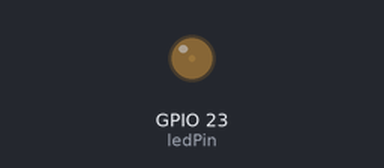
Simulated run of this program. Board: Raspberry Pi (BCM pin numbers). On the bench: output pins drawn as LEDs (lit = HIGH).

Above: at 0.05 s.
At 0.9 s:
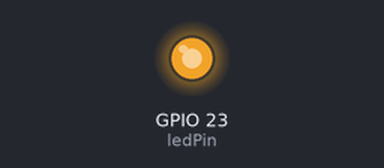
At 1.35 s:
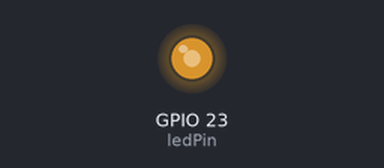
At 1.75 s:
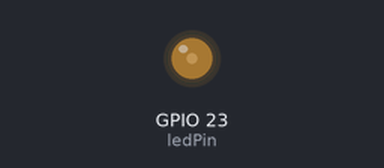
Timing chart, 0 to 4.6 s (numbered marks = the images above):
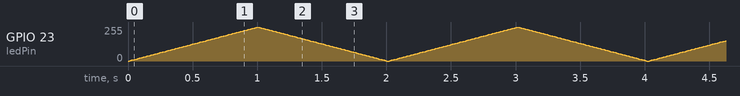

The program:

led_pwm.py
```python
import RPi.GPIO as GPIO
import time

GPIO.setmode(GPIO.BCM)

ledPin = 23

GPIO.setup(ledPin, GPIO.OUT)
pwm = GPIO.PWM(ledPin, 1000)
pwm.start(0)

while True:
    try:
        for i in range(100):
            pwm.ChangeDutyCycle(i)
            time.sleep(.01)
        for i in range(100, -1, -1):
            pwm.ChangeDutyCycle(i)
            time.sleep(.01)
    except KeyboardInterrupt:
        pwm.stop()  # stop PWM
        print("\n Stopped")
        GPIO.cleanup()  # cleanup all GPIO
        print("\n Cleaned Up GPIO")
        exit()
```
